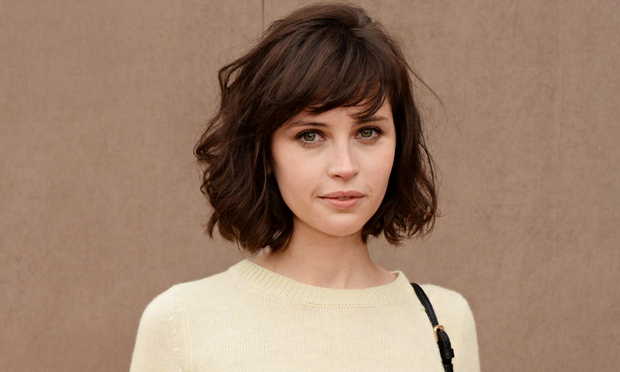
//> input picture CUDA/times2Filter/felicity.jpg, 620 x 372 px
$ ./cv-sobel-seq ../times2Filter/felicity.jpg   (built with g++ and OpenCV 4)
//> lines starting //> are read from the running program, lines starting //| are printed output that depends on the picture
#include <opencv2/core/core.hpp>
#include <opencv2/highgui/highgui.hpp>
#include <opencv2/imgproc/imgproc.hpp>
#include <iostream>
#include <getopt.h>
#include <cstdio>
#include <cmath>

using namespace cv;
using namespace std;

void runProgram(Mat& image, bool show) {
  Mat img_sobel_x, img_sobel_y, img_sobel;

  Sobel(image, img_sobel_x, CV_32F, 1, 0);
  Sobel(image, img_sobel_y, CV_32F, 0, 1);

  magnitude(img_sobel_x, img_sobel_y, img_sobel);

  if (show) {
    convertScaleAbs(img_sobel, img_sobel);
    imshow("Input", image);
    waitKey(0);
    imshow("Sobel operator", img_sobel);
    waitKey(0);
  }
}

void usage(char* program_name) {
  int n = 1;
  string opts[] = {"-s, --show"};
  string description[] = {
    "Show original image and result"
  };

  cout << "Usage: " << program_name << " [options ...] img1" << endl;
  cout << endl;
  cout << "Options" << endl;
  for (int i = 0; i < n; i++) {
    cout << "  " << opts[i] << ": " << description[i] << endl;
  }

  exit(EXIT_FAILURE);
}

int main(int argc, char** argv) {
  int opt, opt_index = 0;
    static struct option options[] = {
      {"show", no_argument, 0, 's'},
      {0, 0, 0, 0}
  };

  bool show = false;
  while ((opt = getopt_long(argc, argv, "s", options, &opt_index)) != -1) {
    switch (opt) {
      case 's':
        show = true;
        break;
      default:
        usage(argv[0]);
        break;
    }
  }

  if (argc - optind != 1) {
    cout << "Error: You must provide an image" << endl << endl;
    usage(argv[0]);
  }

  Mat image = imread(argv[optind], CV_LOAD_IMAGE_GRAYSCALE);
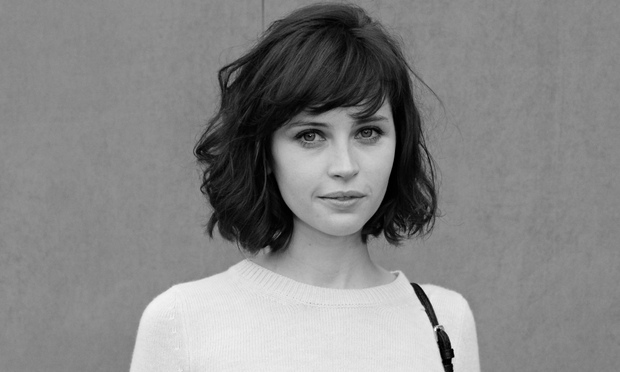
//> image: 372 rows x 620 cols, CV_8UC1; min 0, max 253, mean 133.7
  if (!image.data) {
    printf("Could not open or find %s\n", argv[optind]);
    exit(EXIT_FAILURE);
  }

  runProgram(image, show);
//> in runProgram, `Sobel(image, img_sobel_x, CV_32F, 1, 0);`:
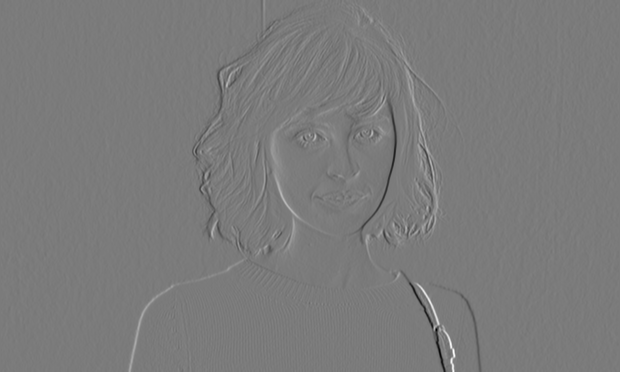
//> img_sobel_x: 372 rows x 620 cols, CV_32FC1; min -851, max 907, mean -0.1; drawn with min black and max white
//> in runProgram, `Sobel(image, img_sobel_y, CV_32F, 0, 1);`:
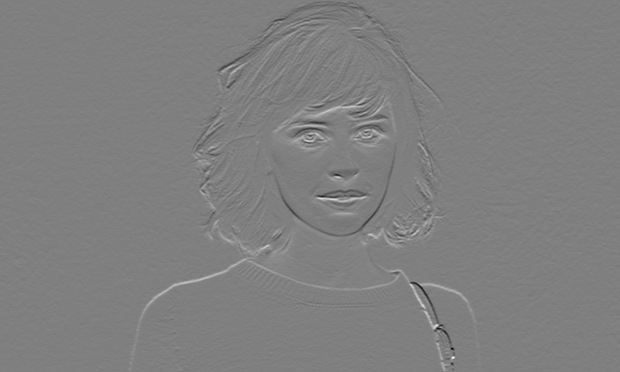
//> img_sobel_y: 372 rows x 620 cols, CV_32FC1; min -679, max 678, mean 1; drawn with min black and max white
//> in runProgram, `magnitude(img_sobel_x, img_sobel_y, img_sobel);`:
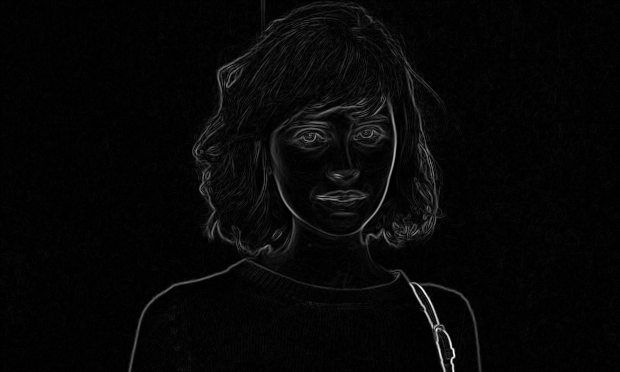
//> img_sobel: 372 rows x 620 cols, CV_32FC1; min 0, max 908, mean 25.8; drawn with min black and max white

  return 0;
}
